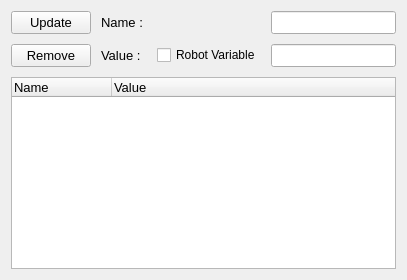
              <widget class="QWidget" name="tab_38">
               <attribute name="title">
                <string>Path</string>
               </attribute>
               <layout class="QHBoxLayout" name="horizontalLayout_11">
                <item>
                 <layout class="QGridLayout" name="gridLayout_22" columnstretch="1,1,1,8">
                  <property name="spacing">
                   <number>10</number>
                  </property>
                  <item row="2" column="0" colspan="4">
                   <widget class="QTreeWidget" name="table_tc_path">
                    <property name="styleSheet">
                     <string notr="true">* {
    font-family: &quot;Segoe UI&quot;;
    font-size: 10pt;
    /* 添加其他字体样式属性，如颜色等 */
}</string>
                    </property>
                    <column>
                     <property name="text">
                      <string>Name</string>
                     </property>
                    </column>
                    <column>
                     <property name="text">
                      <string>Value</string>
                     </property>
                    </column>
                   </widget>
                  </item>
                  <item row="1" column="3">
                   <layout class="QHBoxLayout" name="horizontalLayout_42">
                    <item>
                     <widget class="QLineEdit" name="textbox_tc_path_value">
                      <property name="styleSheet">
                       <string notr="true">* {
    font-family: &quot;Segoe UI&quot;;
    font-size: 10pt;
    /* 添加其他字体样式属性，如颜色等 */
}</string>
                      </property>
                     </widget>
                    </item>
                   </layout>
                  </item>
                  <item row="1" column="1">
                   <widget class="QLabel" name="label_42">
                    <property name="styleSheet">
                     <string notr="true">* {
    font-family: &quot;Segoe UI&quot;;
    font-size: 10pt;
    /* 添加其他字体样式属性，如颜色等 */
}</string>
                    </property>
                    <property name="text">
                     <string>Value : </string>
                    </property>
                   </widget>
                  </item>
                  <item row="0" column="3">
                   <widget class="QLineEdit" name="textbox_tc_path_name">
                    <property name="styleSheet">
                     <string notr="true">* {
    font-family: &quot;Segoe UI&quot;;
    font-size: 10pt;
    /* 添加其他字体样式属性，如颜色等 */
}</string>
                    </property>
                   </widget>
                  </item>
                  <item row="0" column="1">
                   <widget class="QLabel" name="label_43">
                    <property name="styleSheet">
                     <string notr="true">* {
    font-family: &quot;Segoe UI&quot;;
    font-size: 10pt;
    /* 添加其他字体样式属性，如颜色等 */
}</string>
                    </property>
                    <property name="text">
                     <string>Name : </string>
                    </property>
                   </widget>
                  </item>
                  <item row="1" column="2">
                   <widget class="QCheckBox" name="checkBox_tc_path_robot_variable">
                    <property name="text">
                     <string>Robot Variable</string>
                    </property>
                   </widget>
                  </item>
                  <item row="1" column="0">
                   <widget class="QPushButton" name="btn_tc_remove_path">
                    <property name="styleSheet">
                     <string notr="true">* {
    font-family: &quot;Segoe UI&quot;;
    font-size: 10pt;
    /* 添加其他字体样式属性，如颜色等 */
}</string>
                    </property>
                    <property name="text">
                     <string>Remove</string>
                    </property>
                   </widget>
                  </item>
                  <item row="0" column="0">
                   <widget class="QPushButton" name="btn_tc_update_path">
                    <property name="styleSheet">
                     <string notr="true">* {
    font-family: &quot;Segoe UI&quot;;
    font-size: 10pt;
    /* 添加其他字体样式属性，如颜色等 */
}</string>
                    </property>
                    <property name="text">
                     <string>Update</string>
                    </property>
                   </widget>
                  </item>
                 </layout>
                </item>
               </layout>
              </widget>
